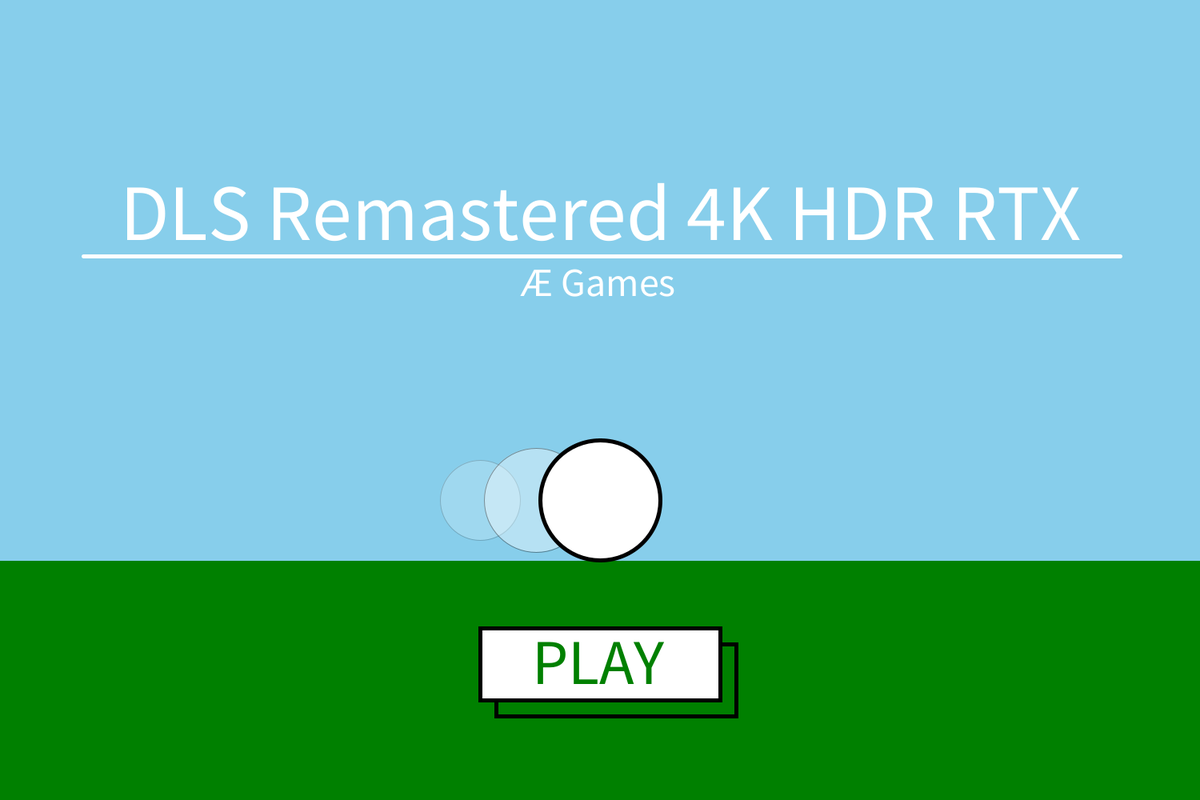
Frame 1 (no input)
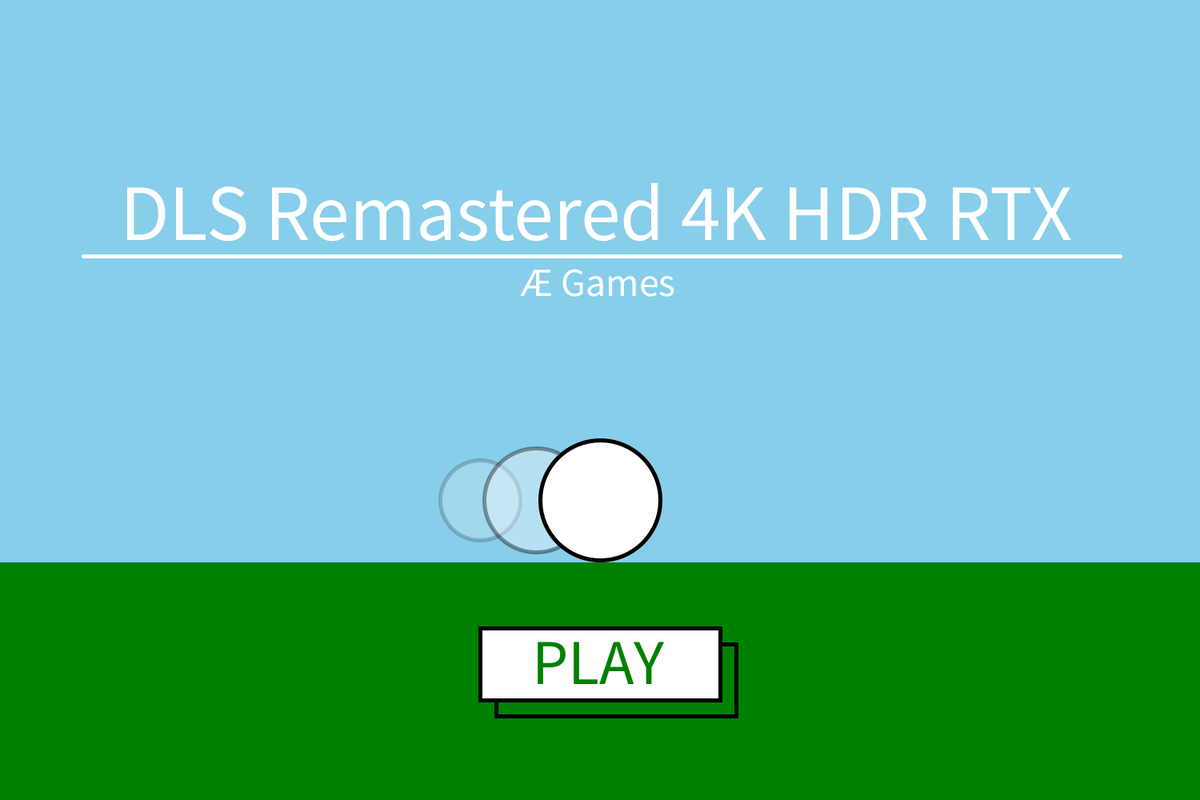
Frame 60 (the mouse pressed at the canvas centre just before this capture)
Frame 120 (the mouse held since frame 60 and released just before this capture): identical to frame 60, image omitted

The Processing sketch that drew these frames (run headless with seeded random() and noise(); from frame 60 on, the mouse is pressed at the canvas centre):

// Processing sketch: MainFramework
// ── MainFramework.pde
// MODE FUNCTIONS
int mode;
final int INTRO = 1;
final int GAME = 2;
final int PAUSE = 3;
final int GAMEOVER = 4;

// Keyboard Variables
boolean wkey, skey, akey, dkey, upkey, downkey, leftkey, rightkey;


//Player Variables
float leftx, lefty, leftd, rightx, righty, rightd;

// Ball Variables
float vx, vy;
float ballx, bally, balld;
color contactColor;

//Scoring
int leftscore, rightscore, timer;

void setup() {
  size(1500, 1000);
  mode = INTRO;
  
  // Left Player Initialization
  leftx = 100;
  lefty = height/2;
  leftd = 100;
  
  // Right Player Initialization
  rightx = 1400;
  righty = height/2;
  rightd = 100;
  
  // Ball Initialization
  ballx = width/2;
  bally = height/2;
  balld = 70;
  contactColor = 0;
  
  vx = 0;
  vy = 0;
  
  // Keyboard Initialization
  wkey = skey = akey = dkey = upkey = downkey = leftkey = rightkey = false;
  
  timer = 50;
}

void draw() {
  if (mode == INTRO) {
    intro();
  } else if (mode == GAME) {
    game();
  } else if (mode == PAUSE ) {
    pause();
  } else if (mode == GAMEOVER) {
    gameover();
  } else {
    println("Mode Error " + mode);
  }
}

// ── GAME.pde
void game() {
  timer--;

  background(0, 128, 0);

  //Scoreboard
  textSize(70);
  fill(135, 206, 235);
  text(leftscore, width/4, 100);
  fill(255, 127, 127);
  text(rightscore, 3*width/4, 100);
  fill(0);

  //Pause Button
  fill(255, 255, 255, 0);
  stroke(255);
  circle(1450, 50, 70);
  fill(255);
  textSize(50);
  text("I I", 1432, 66);


  //Soccer Field
  //Center
  noFill();
  stroke(255);
  strokeWeight(5);
  circle(750, 500, 400);
  line(750, 0, 750, 1505); // CENTER LINE
  fill(255);
  circle(750, 500, 30);

  //Left Side
  noFill();
  rectMode(CENTER);
  circle(200, 500, 300);
  fill(0, 128, 0);
  rect(-5, 500, 600, 700);
  rect(0, 500, 200, 300);
  fill(255);
  circle(200, 500, 20);


  //Right Side
  noFill();
  circle(1300, 500, 300);
  rectMode(CENTER);
  fill(0, 128, 0);
  rect(1505, 500, 600, 700);
  rect(1500, 500, 200, 300);
  fill(255);
  circle(1300, 500, 20);

  // Left Goal
  noStroke();
  fill(255, 255, 255, 50);
  rect(30, height/2, 80, 250);

  // Right Goal
  rect(1465, height/2, 80, 250);

  // Left Player
  strokeWeight(3);
  stroke(0);
  fill(135, 206, 235);
  circle(leftx, lefty, leftd);

  // Right Player
  fill(255, 127, 127);
  circle(rightx, righty, rightd);

  // Ball
  fill(255);
  strokeWeight(5);
  stroke(contactColor);
  circle(ballx, bally, balld);

  //Ball Movement
  if (timer < 0) {
    ballx = ballx + vx;
    bally = bally + vy;

    vx = vx * 0.98;
    vy = vy * 0.98;
  }

  // Ball-Paddle Collisions
  //Ball Collision Left Paddle
  if (dist(leftx, lefty, ballx, bally) <= 100) {
    vx = (ballx - leftx)/15;
    vy = (bally - lefty)/15;
    
    contactColor= #87CEEB;
  }
  
  // Ball Collision Right Paddle
  circle(ballx, bally, balld);
  if (dist(rightx, righty, ballx, bally) <= 100) {
    vx = (ballx - rightx)/15;
    vy = (bally - righty)/15;
    
    contactColor= #FF7F7F;
  }

  // ---------- \\

  // Movement
  // Left Paddle
  if (wkey == true) lefty = lefty - 3;
  if (skey == true) lefty = lefty + 3;
  if (dkey == true) leftx = leftx + 3;
  if (akey == true) leftx = leftx - 3 ;

  // Movement
  // Right Paddle
  if (upkey == true) righty = righty - 3;
  if (downkey == true) righty = righty + 3;
  if (rightkey == true) rightx = rightx + 3;
  if (leftkey == true) rightx = rightx - 3 ;

  // ---------- \\

  // Score
  // Right Score
  if (ballx < 100 && bally <= height/2) {
    rightscore++;

    // Ball Reset
    ballx = width/2;
    bally = height/2;
    vx = 0;
    vy = 0;
    contactColor = #000000;

    // Left Player Reset
    leftx = 100;
    lefty = height/2;

    // Right Player Reset
    rightx = 1400;
    righty = height/2;
  }

  // Left Score
  if (ballx > 1400 && bally >= height/2) {
    leftscore++;

    // Ball Reset
    ballx = width/2;
    bally = height/2;
    vx = 0;
    vy = 0;
    contactColor = #000000;

    // Left Player Reset
    leftx = 100;
    lefty = height/2;

    // Right Player Reset
    rightx = 1400;
    righty = height/2;
  }

  // ---------- \\

  // Ball Boundry Restrictor
  // X Cord.
  if (ballx >= 1500) {
    ballx = 1500;
  }

  if (ballx <= 0) {
    ballx = 0;
  }

  // Y Cord.
  if (bally >= 1000) {
    bally = 1000;
  }

  if (bally <= 0) {
    bally = 0;
  }

  // ---------- \\

  // Ball Collision
  if (bally <= balld/2 || bally >= height-balld/2) {
    vy = vy * -1;
  }

  if (ballx <= balld/2 || ballx >= width-balld/2) {
    vx = vx * -1;
  }
}

void gameClicks() {
  if (dist(mouseX, mouseY, 1450, 50) < 70) {
    mode = PAUSE;
  } else {
    mode = GAME;
  }
}

// ── GAMEOVER.pde
void gameover() {

}

void gameoverClicks() {

}

// ── INTRO.pde
color white = color(255);
color green = color(0, 128, 0);

color playButtonHover;
color playButtonReg;
color playButtonText;

void intro() {
  rectMode(CORNER);
  background(135, 206, 235);
  stroke(135, 206, 235);
  fill(0, 128, 0);
  rect(-5, 700, 1600, 1000);

  // Ball Motion Blur
  stroke(0, 0, 0, 50);
  fill(255, 255, 255, 50);
  circle(600, 625, 100);
  stroke(0, 0, 0, 100);
  fill(255, 255, 255, 100);
  circle(670, 625, 130);

  // Ball
  fill(255);
  stroke(0);
  strokeWeight(5);
  circle(width/2, 625, 150);

  // Text
  textMode(CENTER);
  textSize(100);
  text("DLS Remastered 4K HDR RTX", 150, 300);
  textSize(50);
  text("Æ Games", 650, 370);
  stroke(255);
  line(104, 320, 1400, 320);

  // Play Button
  stroke(0);
  fill(0);
  playButtonSelect(700, 830, 300, 90);
  rectMode(CENTER);
  fill(playButtonHover);
  rect(width/2+20, 850, 300, 90);
  fill(playButtonReg);
  rect(width/2, 830, 300, 90);

  fill(playButtonText);
  textSize(80);
  textMode(CENTER);
  text("PLAY", 665, 855);
}

// Play Button Function
void playButtonSelect (int x, int y, int w, int h) {
  if (mouseX >= x && mouseX <= x+w && mouseY >= y && mouseY <= y+h) {
    playButtonHover = white;
    playButtonReg = green;
    playButtonText = white;
  } else {
    playButtonHover = green;
    playButtonReg = white;
    playButtonText = green;
  }
}

void introClicks() {
  if (mouseX > 700 && mouseX < 1000 && mouseY > 830 && mouseY < 920) {
    mode = GAME;
  }
}

// ── KEYBOARD.pde
void keyPressed() {
  // Left Player
  if(key == 'w' || key == 'W') wkey = true;
  if(key == 's' || key == 'S') skey = true;
  if(key == 'd' || key == 'D') dkey = true;
  if(key == 'a' || key == 'A') akey = true;
  
  // Right Player
  if(keyCode == UP) upkey = true;
  if(keyCode == DOWN) downkey = true;
  if(keyCode == RIGHT) rightkey = true;
  if(keyCode == LEFT) leftkey = true;
}

void keyReleased() {
  // Left Player
  if(key == 'w' || key == 'W') wkey = false;
  if(key == 's' || key == 'S') skey = false;
  if(key == 'd' || key == 'D') dkey = false;
  if(key == 'a' || key == 'A') akey = false;
  
  // Right Player
  if(keyCode == UP) upkey = false;
  if(keyCode == DOWN) downkey = false;
  if(keyCode == RIGHT) rightkey = false;
  if(keyCode == LEFT) leftkey = false;
}

// ── MOUSE.pde
void mouseReleased() {
  if (mode == INTRO) {  
    introClicks();
  } else if (mode == GAME) {  
    gameClicks();
  } else if (mode == PAUSE ) {   
    pauseClicks();
  } else if (mode == GAMEOVER) {
    gameoverClicks();
  }
}

// ── PAUSE.pde
void pause() {
  fill(255, 1);
  noStroke();
  rectMode(CENTER);
  rect(750, 500, 1550, 1550);

  fill(0, 7);
  textMode(CENTER);
  textSize(100);
  text("MATCH PAUSED", 460, height/2+10);
  fill(255);
  textSize(100);
  text("MATCH PAUSED", 450, height/2);
}

void pauseClicks() {
  if (mouseX > 750 && mouseX < 800 && mouseY > 500 && mouseY < 1050) {
    mode = GAME;
  }
}
